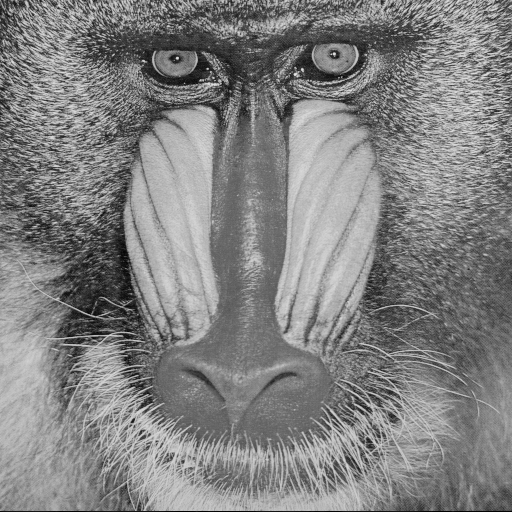
//> input picture mandrill.pgm, 512 x 512 px
$ ./opencv_implement   (built with g++ and OpenCV 4)
//> lines starting //> are read from the running program, lines starting //| are printed output that depends on the picture
#include <iostream>
#include <vector>
#include <opencv2/core/core.hpp>
#include <opencv2/imgproc/imgproc.hpp>
#include <opencv2/opencv.hpp>
#include <opencv2/features2d/features2d.hpp>
#include <opencv2/highgui/highgui.hpp>
#include <opencv2/nonfree/features2d.hpp>

#include <cstdlib>

#define OCTAVE_NUM 5
#define OCTAVE_LAYERS 5
#define INPUT_IMAGE "mandrill.pgm"

#define SIFT_IMG_BORDER 8

using namespace std;
using namespace cv;

void findMaximas(Mat& prev, Mat& curr, Mat& next, int o, std::vector<KeyPoint>& keypts);
void verifyKeypoints(Mat& mag, std::vector<KeyPoint>& keypts, std::vector<KeyPoint>& verified_keypts);


int main()
{
	// == read external image
	Mat origImg = imread("mandrill.pgm", 0);
//> origImg is the input picture: 512 rows x 512 cols, CV_8UC1; min 0, max 232, mean 129.5
	//Mat img_orientation;

	int img_w, img_h;
	img_w = origImg.cols;
//> img_w = 512
	img_h = origImg.rows;
//> img_h = 512

	Mat dx_grad;
	Mat dy_grad;
	Mat img_magnitude;

	// == calculate gradients magnitude
	Mat sobel_x = (Mat_<int>(3, 3) << 1, 2, 1, 0, 0, 0, -1, -2, -1);
	Mat sobel_y = (Mat_<int>(3, 3) << -1, 0, 1, -2, 0, 2, -1, 0, 1);

	filter2D(origImg, dx_grad, dx_grad.depth(), sobel_x);
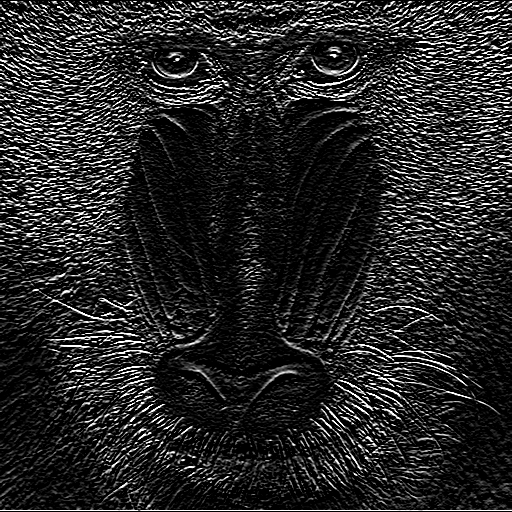
//> dx_grad: 512 rows x 512 cols, CV_8UC1; min 0, max 255, mean 39.4
	filter2D(origImg, dy_grad, dy_grad.depth(), sobel_y);
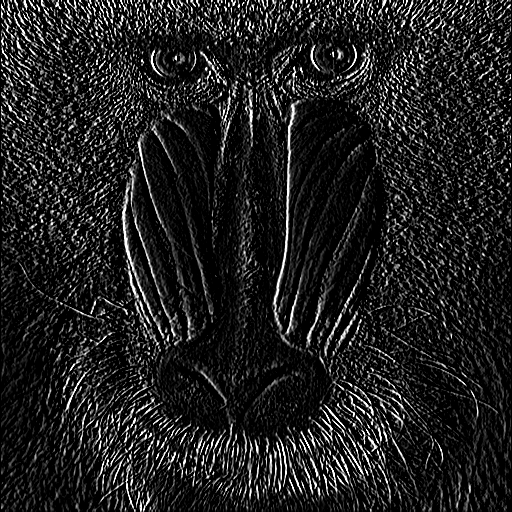
//> dy_grad: 512 rows x 512 cols, CV_8UC1; min 0, max 255, mean 32.2

	//printf("a pixel %d\n", dx_grad.at<uchar>(10, 10));
	dx_grad.convertTo(dx_grad, CV_32F);
//> dx_grad: 512 rows x 512 cols, CV_32FC1
	dy_grad.convertTo(dy_grad, CV_32F);
//> dy_grad: 512 rows x 512 cols, CV_32FC1
	// [8 lines of commented-out code are left out]
	magnitude(dx_grad, dy_grad, img_magnitude);
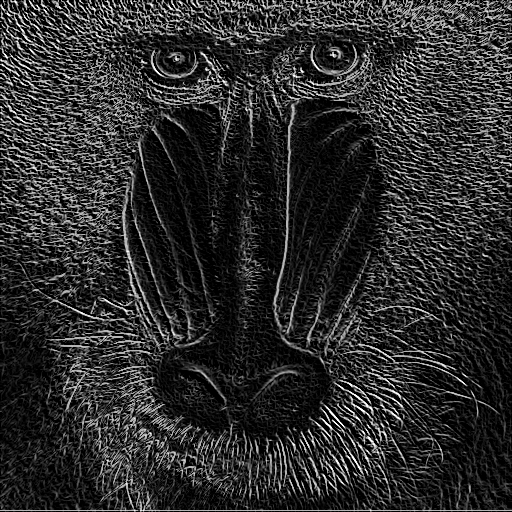
//> img_magnitude: 512 rows x 512 cols, CV_32FC1; min 0, max 360.6, mean 63.8; drawn with min black and max white

	img_magnitude.convertTo(img_magnitude, CV_32S);
//> img_magnitude: 512 rows x 512 cols, CV_32SC1

	// [11 lines of commented-out code are left out]
	Mat gau_pyra[OCTAVE_NUM][OCTAVE_LAYERS];				//pyramid

	//resize each image to set first image in each octave
	gau_pyra[0][0] = origImg;
	for (int i = 1; i < OCTAVE_NUM; i++)
	{
		int w = gau_pyra[i - 1][0].cols;
		int h = gau_pyra[i - 1][0].rows;

		resize(gau_pyra[i - 1][0], gau_pyra[i][0], Size(w / 2, h / 2));
	}
//> this loop made 4 passes
//> (w, h) on passes 1 to 4: (512, 512), (256, 256), (128, 128), (64, 64)

	Mat gaussianKernels[OCTAVE_LAYERS - 1];
	double sigmas[OCTAVE_LAYERS-1];
	sigmas[0] = 1.6;
	for (int i = 1; i < OCTAVE_LAYERS-1; i++)
		sigmas[i] = sigmas[i - 1] * pow(2.0, 1.3);


	for (int i = 0; i < OCTAVE_LAYERS-1; i++)
		gaussianKernels[i] = getGaussianKernel(5, sigmas[i]);

	for (int i = 0; i < OCTAVE_NUM; i++)
	{
		for (int j = 1; j <= (OCTAVE_LAYERS-1); j++)
		{
			filter2D(gau_pyra[i][j - 1], gau_pyra[i][j], gau_pyra[i][j - 1].depth(), gaussianKernels[j-1]);
		}
	}


	// [12 lines of commented-out code are left out]
	Mat dog_pyra[OCTAVE_NUM][OCTAVE_LAYERS - 1];

	for (int i = 0; i < OCTAVE_NUM; i++)
	{
		for (int j = 0; j < (OCTAVE_LAYERS - 1); j++)
		{
			absdiff(gau_pyra[i][j], gau_pyra[i][j + 1], dog_pyra[i][j]);
			dog_pyra[i][j].convertTo(dog_pyra[i][j], CV_8UC1);
		}
	}


	// == find maxima from 3 DOG imgs
	std::vector<KeyPoint> found_kpts;
	found_kpts.clear();
	std::vector<KeyPoint> verified_kpts;
	verified_kpts.clear();


	for (int i = 0; i < OCTAVE_NUM; i++)
	{
		for (int j = 0; j < OCTAVE_LAYERS - 3; j++)
		{
			findMaximas(dog_pyra[i][j], dog_pyra[i][j + 1], dog_pyra[i][j + 2], i, found_kpts);
		}
	}

	printf("%d keypoints were detected\n", found_kpts.size());

	verifyKeypoints(img_magnitude, found_kpts, verified_kpts);
//> after the loop in verifyKeypoints, `for (int i = 0; i < keypts.size(); i++)`: verified_keypts = 327 keypoints; strongest (x, y, size): (209, 50, 0), (152, 60, 0), (298, 68, 0), (378, 139, 0)
//> verified_kpts has the same summary as verified_keypts in verifyKeypoints

	printf("%d keypoints were verified\n", verified_kpts.size());
//| 327 keypoints were verified

	// == verify found keypoints


}

void findMaximas(Mat& prev, Mat& curr, Mat& next, int o, std::vector<KeyPoint>& keypts)
{
	int w, h;
	w = curr.cols;
	h = curr.rows;

	//printf("w %d, h %d\n", w, h);

	for (int i = SIFT_IMG_BORDER; i < h - SIFT_IMG_BORDER; i++)
	{
		for (int j = SIFT_IMG_BORDER; j < w - SIFT_IMG_BORDER; j++)
		{
			//printf("i[%d]j[%d]\n", i, j);
			unsigned char curr_pixel = curr.at<uchar>(i, j);
			//printf("curr_pixel %d\n", curr_pixel);

			unsigned char curr_neighbors[8] =
			{
				curr.at<uchar>(i, j + 1), curr.at<uchar>(i + 1, j + 1), curr.at<uchar>(i + 1, j), curr.at<uchar>(i+1, j-1),
				curr.at<uchar>(i, j - 1), curr.at<uchar>(i - 1, j - 1), curr.at<uchar>(i - 1, j), curr.at<uchar>(i-1 , j+1)
			};
			unsigned char prev_neighbors[9] =
			{
				prev.at<uchar>(i, j), prev.at<uchar>(i, j + 1), prev.at<uchar>(i + 1, j + 1), prev.at<uchar>(i + 1, j), prev.at<uchar>(i + 1, j - 1),
				prev.at<uchar>(i, j - 1), prev.at<uchar>(i - 1, j - 1), prev.at<uchar>(i - 1, j), prev.at<uchar>(i - 1, j + 1)
			};
			unsigned char next_neighbors[9] =
			{
				next.at<uchar>(i, j), next.at<uchar>(i, j + 1), next.at<uchar>(i + 1, j + 1), next.at<uchar>(i + 1, j), next.at<uchar>(i + 1, j - 1),
				next.at<uchar>(i, j - 1), next.at<uchar>(i - 1, j - 1), next.at<uchar>(i - 1, j), next.at<uchar>(i - 1, j + 1)
			};


			//if maxima
			if (curr_pixel >= curr_neighbors[0] && curr_pixel >= curr_neighbors[1] && curr_pixel >= curr_neighbors[2] &&
				curr_pixel >= curr_neighbors[3] && curr_pixel >= curr_neighbors[4] && curr_pixel >= curr_neighbors[5] &&
				curr_pixel >= curr_neighbors[6] && curr_pixel >= curr_neighbors[7] &&
				curr_pixel >= prev_neighbors[0] && curr_pixel >= prev_neighbors[1] && curr_pixel >= prev_neighbors[2] &&
				curr_pixel >= prev_neighbors[3] && curr_pixel >= prev_neighbors[4] && curr_pixel >= prev_neighbors[5] &&
				curr_pixel >= prev_neighbors[6] && curr_pixel >= prev_neighbors[7] && curr_pixel >= prev_neighbors[8] &&
				curr_pixel >= next_neighbors[0] && curr_pixel >= next_neighbors[1] && curr_pixel >= next_neighbors[2] &&
				curr_pixel >= next_neighbors[3] && curr_pixel >= next_neighbors[4] && curr_pixel >= next_neighbors[5] &&
				curr_pixel >= next_neighbors[6] && curr_pixel >= next_neighbors[7] && curr_pixel >= next_neighbors[8])
			{

				float dxx = (curr_neighbors[2]) + (curr_neighbors[6]) - 2 * curr_pixel;
				float dyy = (curr_neighbors[0]) + (curr_neighbors[4]) - 2 * curr_pixel;
				float dxy = ((curr_neighbors[1]) - (curr_neighbors[3]) - (curr_neighbors[5]) - (curr_neighbors[7])) / 4.0;

				float tr = dxx + dyy;
				float det = dxx * dyy - dxy * dxy;

				//is edge?
				if (det > 0 && tr * tr / det < (10 + 1.0)*(10 + 1.0) / 10)
				{
					KeyPoint keypt;
					keypt.pt.x = j; keypt.pt.y = i; keypt.octave = o;
					keypt.pt.x *= (1 << o);
					keypt.pt.y *= (1 << o);
					keypts.push_back(keypt);
				}

			}

		}
	}
}


void verifyKeypoints(Mat& mag, std::vector<KeyPoint>& keypts, std::vector<KeyPoint>& verified_keypts)
{
	for (int i = 0; i < keypts.size(); i++)
	{
		KeyPoint a_pt = keypts.at(i);
		int pt_x = a_pt.pt.x;
		int pt_y = a_pt.pt.y;

		if (mag.at<int>(pt_y, pt_x) >= 70 )
			verified_keypts.push_back(a_pt);
	}
}
